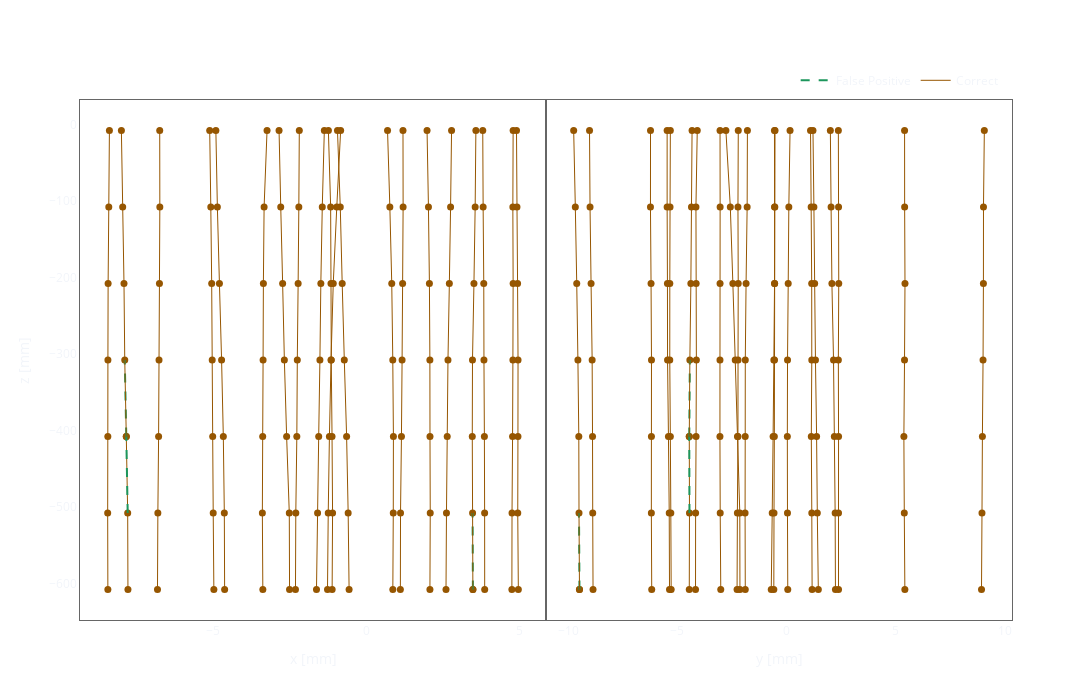

Source (notebook cell):
### Code cell
import plotly.graph_objs as go
from plotly.subplots import make_subplots


def plot_xyz_plotly(node, edge, threshold=0.5):
    df_edges = select_df_with_cut(edge, threshold)
    cat_dict = {k: 0 for k in df_edge['category'].unique()}
    fig = make_subplots(
        rows=1, cols=2, shared_yaxes=True, horizontal_spacing=0.0
    )

    axis_attr = dict(
        showgrid=False,
        mirror=True,
        linecolor="#666666", gridcolor='#d9d9d9',
        zeroline=False,
    )

    for (x, y, xi) in zip(['x', 'y'], ['z', 'z'], [1, 2]):
        # Add scatter plot for node positions
        fig.add_trace(
            go.Scatter(
                x=node[x],
                y=node['z'],
                mode='markers',
                marker=dict(color='#965601', size=7),
                # name='Nodes',
                showlegend=False,
            ), row=1, col=xi,
        )
        for i in range(len(df_edges)):
            edge = df_edges.iloc[i]
            fig.add_trace(
                go.Scatter(
                    x=[edge[f'{x}_start'], edge[f'{x}_end']],
                    y=[edge[f'{y}_start'], edge[f'{y}_end']],
                    mode='lines',
                    line=dict(
                        width=1 if edge['category'] == "Correct" else 2,
                        color=color_dict[edge['category']],
                        dash=line_dict[edge['category']],
                    ),
                    legendgroup=edge['category'],
                    name=edge['category'] if cat_dict[edge['category']] == 0 else None,
                    showlegend=not cat_dict[edge['category']],
                ), row=1, col=xi,
            )
            cat_dict[edge['category']] = 1

        fig.update_xaxes(title_text=f'{x} [mm]', row=1, col=xi, **axis_attr)
        fig.update_yaxes(title_text=f'{y} [mm]' if xi == 1 else "", row=1, col=xi, **axis_attr)

    fig.update_layout(
        width=1200,
        height=700,
        autosize=False,
        paper_bgcolor='rgba(0,0,0,0)',
        plot_bgcolor='rgba(0,0,0,0)',
        legend=dict(
            orientation="h",
            yanchor="bottom",
            y=1.01,
            xanchor="right",
            x=0.99,
            # font=dict(size=16),
            traceorder='reversed',
        ),
    )

    fig.show()


# Usage example
plot_xyz_plotly(df_node, df_edge, threshold=0.1)
# plot_xyz_plotly(df_node, df_edge, threshold=0.2)
